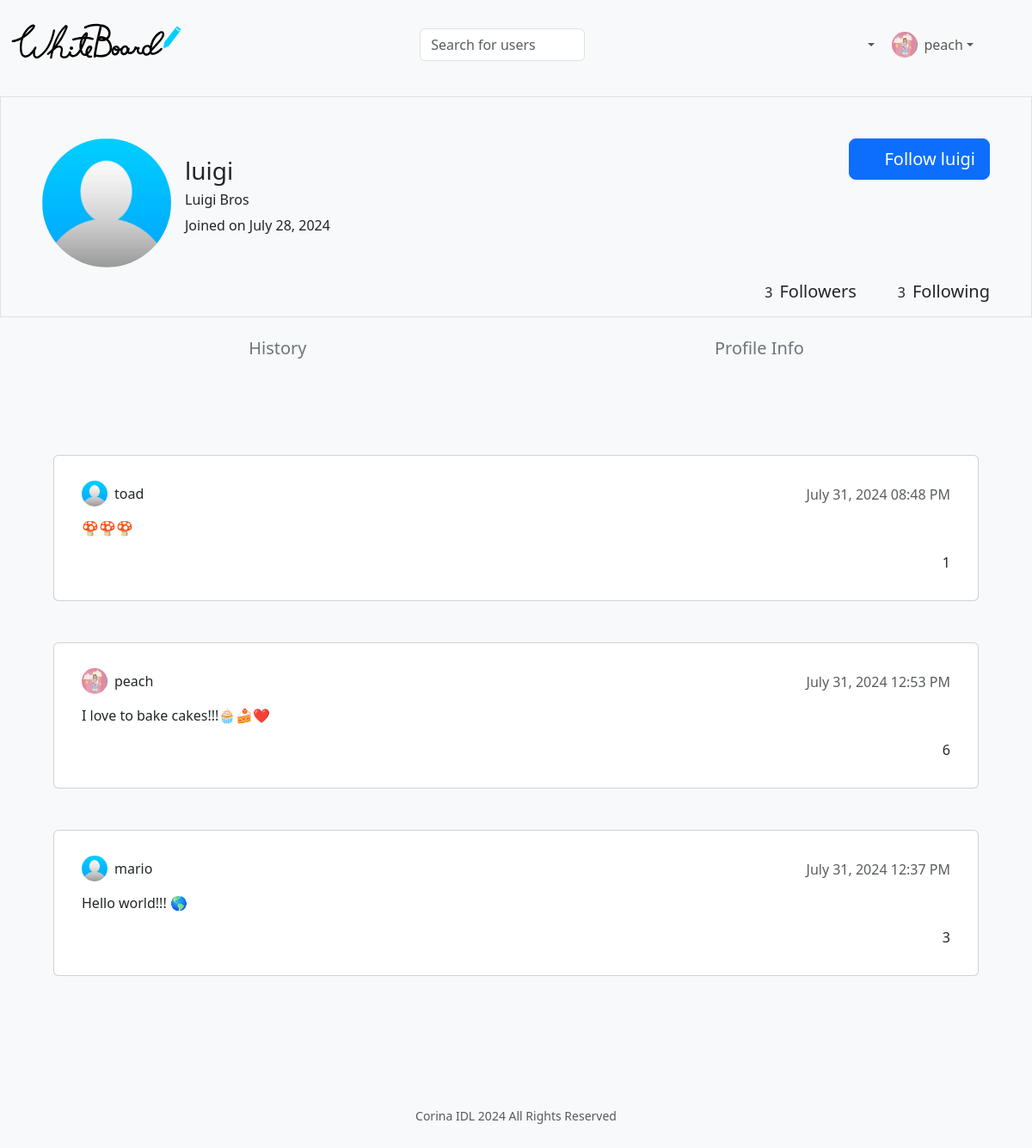
The app's page /favorites-luigi (signed in) with its own data.
### tables this page shows
CREATE TABLE users (
	id INTEGER PRIMARY KEY AUTOINCREMENT NOT NULL,
	name TEXT NOT NULL,
	email TEXT NOT NULL,
	pass TEXT NOT NULL,
	username TEXT NOT NULL
, workplace TEXT, location TEXT, studies TEXT, phone NUMERIC, image TEXT NOT NULL DEFAULT "avatar.jpg", joined NUMERIC NOT NULL DEFAULT "2024-07-28");

CREATE TABLE favorites (
	user_id INTEGER NOT NULL,
	message_id INTEGER NOT NULL,
	FOREIGN KEY (user_id) REFERENCES users (id),
	FOREIGN KEY (message_id) REFERENCES messages (id)
);

CREATE TABLE messages (
	id INTEGER PRIMARY KEY AUTOINCREMENT NOT NULL,
	user_id INTEGER NOT NULL,
	content TEXT NOT NULL,
	date NUMERIC NOT NULL,
	likes INTEGER NOT NULL DEFAULT 0,
	FOREIGN KEY (user_id) REFERENCES users (id)
);

### app.py (the view)
@app.route("/favorites-<username>")
@login_required
def favorites(username):
    path = "favorites-"+username
    if not username:
        return render_template("notfound.html")
    users = db.execute("SELECT * FROM users WHERE id = ?", session["user_id"])
    profile = db.execute("SELECT * FROM users WHERE username = ?", username)
    if not profile:
        return render_template("notfound.html")
    profile_id = profile[0]["id"]
    followers = db.execute("SELECT COUNT(follows) FROM followers JOIN users ON followers.follows = users.id WHERE users.username = ?", username)
    total_followers = followers[0]["COUNT(follows)"]
    following = db.execute("SELECT COUNT(user_id) FROM followers JOIN users ON followers.user_id = users.id WHERE users.username = ? AND followers.follows != ?", username, profile_id)
    total_following = following[0]["COUNT(user_id)"]
    favorites = db.execute("SELECT message_id, username, image, users.id AS id, content, likes, date FROM favorites, users, messages WHERE favorites.message_id = messages.id AND messages.user_id = users.id AND favorites.user_id = ? ORDER BY date DESC", profile_id)
    return render_template("favorites.html", path=path, users=users, profile=profile, followers=total_followers, following=total_following, favorites=favorites)

### templates/favorites.html (shortened to what this page needs)
{% extends "layout.html" %}
{% block header %}
    <header class="container-fluid pt-5 mt-3 px-5 border">
        <div id="profile-header" class="d-md-flex justify-content-between">
            <div class="d-lg-flex align-items-center justify-content-center gap-3">
                {% for row in profile %}
                    {% if row.session %}
                        <a href="#" type="button" data-bs-toggle="modal" data-bs-target="#modal-image">
                            <img src="../static/{{row.image}}" class="rounded-circle" height="150" width="150" alt="Avatar" loading="lazy" />
                        </a>
                        <div class="modal fade" id="modal-image" tabindex="-1" aria-labelledby="image-Label" aria-hidden="true">
                            <div class="modal-dialog">
                            <div class="modal-content">
                                <div class="modal-header">
                                <h1 class="modal-title fs-5" id="image-Label">change Profile Picture</h1>
                                <button type="button" class="btn-close" data-bs-dismiss="modal" aria-label="Close"></button>
                                </div>
                                <div class="modal-body">
                                {% for row in profile %}
                                    <div class="d-flex justify-content-center align-items-center">
                                        <img src="../static/{{row.image}}" alt="profile picture" width="200" height="200" loading="lazy">
                                    </div>
                                    <form class="onsubmit-disable" action="/image/{{ row.username }}" method="post" onkeyenter-click="#change-img-btn" enctype="multipart/form-data">
                                        <div class="mb-3">
                                            <label for="image" class="col-form-label">Select a photo</label>
                                            <input type="file" class="form-control" name="image" accept="image/png, image/jpg">
                                        </div>
                                        <div class="modal-footer">
                                            <button type="button" class="btn btn-secondary" data-bs-dismiss="modal">Discard</button>
                                            <button id="change-img-btn" type="submit" class="btn btn-primary">Save changes</button>
                                        </div>
                                    </form>
                                {% endfor %}
                                </div>
                            </div>
                            </div>
                        </div>
                    {% else %}
                        <img src="../static/{{row.image}}" class="rounded-circle" height="150" width="150" alt="Avatar" loading="lazy" />
                    {% endif %}
                    <div>
                        <a href="/profile-{{ row.username }}">
                            <h3 class="text-dark">{{ row.username }}</h3>
                            <h6 class="text-dark">{{ row.name }}</h6>
                        </a>
                        <p>Joined on {{ row.joined | format_date }}</p>
                    </div>
                {% endfor %}
            </div>
            <div>
                {% for row in profile %}
                    {% if row.session %}
                        <button type="button" class="btn btn-primary btn-lg btn-block" data-bs-toggle="modal" data-bs-target="#modal-edit-profile">
                            <svg xmlns="http://www.w3.org/2000/svg" width="24" height="24" viewBox="0 0 24 24" style="fill: rgba(255, 255, 255, 1);"><path d="M8.707 19.707 18 10.414 13.586 6l-9.293 9.293a1.003 1.003 0 0 0-.263.464L3 21l5.242-1.03c.176-.044.337-.135.465-.263zM21 7.414a2 2 0 0 0 0-2.828L19.414 3a2 2 0 0 0-2.828 0L15 4.586 19.414 9 21 7.414z"></path></svg>
                            Edit
                        </button>
                        <div class="modal fade modal-lg" id="modal-edit-profile" tabindex="-1" aria-labelledby="edit-profile-Label" aria-hidden="true">
                            <div class="modal-dialog">
                            <div class="modal-content">
                                <div class="modal-header">
                                <h1 class="modal-title fs-5" id="edit-profile-Label">Edit Profile</h1>
                                <button type="button" class="btn-close" data-bs-dismiss="modal" aria-label="Close"></button>
                                </div>
                                <div class="modal-body">
                                {% for row in profile %}
                                    <form class="onsubmit-disable" action="/edit-profile/{{ row.username }}" method="post" onkeyenter-click="#edit-profile-btn">
                                        <div class="mb-3">
                                            <label for="workplace" class="col-form-label">Workplace:</label>
                                            <input type="text" class="form-control" name="workplace" placeholder="Your workplace" value="{{ row.workplace }}">
                                            </div>
                                            <div class="mb-3">
                                            <label for="location" class="col-form-label">Where you live:</label>
                                            <input type="text" class="form-control" name="location" placeholder="Enter your location" value="{{ row.location }}">
                                            </div>
                                            <div class="mb-3">
                                            <label for="studies" class="col-form-label">Education:</label>
                                            <input type="text" class="form-control" name="studies" placeholder="Your studies" value="{{ row.studies }}">
                                            </div>
                                            <div class="mb-3">
                                            <label for="phone" class="col-form-label">Phone:</label>
                                            <input type="tel" class="form-control" name="phone" placeholder="Your phone number" value="{{ row.phone }}">
                                        </div>
                                        <div class="modal-footer">
                                            <button type="button" class="btn btn-secondary" data-bs-dismiss="modal">Discard</button>
                                            <button id="edit-profile-btn" type="submit" class="btn btn-primary">Save changes</button>
                                        </div>
                                    </form>
                                {% endfor %}
                                </div>
                            </div>
                            </div>
                        </div>
                    {% else %}
                        {% if row.following %}
                            <a href="/unfollow/{{row.username}}/{{row.id}}" class="btn btn-danger btn-lg btn-block">Unfollow {{ row.username }}</a>
                        {% else %}
                            <a href="/follow/{{row.username}}/{{row.id}}" class="btn btn-primary btn-lg btn-block d-flex align-items-center"><box-icon name='plus' color="#ffffff"></box-icon> Follow {{ row.username }}</a>
                        {% endif %}
                    {% endif %}
                {% endfor %}
            </div>
        </div>
        <div id="profile-header_followers-container" class="d-flex gap-5 mt-3">
            <div class="container d-none d-md-block"></div>
            <div class="d-flex align-items-baseline gap-2">
                <p>{{ followers }}</p>
                <h5>Followers</h5>
            </div>
            <div class="d-flex align-items-baseline gap-2">
                <p>{{ following }}</p>
                <h5>Following</h5>
            </div>
        </div>
    </header>
    <div class="container-fluid pb-5 mt-4 px-5 d-flex justify-content-lg-around justify-content-center flex-wrap gap-3">
        {% for row in profile %}
            {% if row.session %}
                <a href="/favorites-{{row.username}}" class="d-flex text-secondary profile-link">
                    <box-icon name='heart' color="#6c757d"></box-icon>
                    <h5>Favorites</h5>
                </a>
                <a href="/history-{{row.username}}" class="d-flex text-secondary profile-link">
                    <box-icon name='notepad' color="#6c757d"></box-icon>
                    <h5>History</h5>
                </a>
                <a href="/info-{{row.username}}" class="d-flex text-secondary profile-link">
                    <box-icon name='user' color="#6c757d"></box-icon>
                    <h5>Profile Info</h5>
                </a>
            {% else %}
                <a href="/history-{{row.username}}" class="d-flex text-secondary profile-link">
                    <box-icon name='notepad' color="#6c757d"></box-icon>
                    <h5>History</h5>
                </a>
                <a href="/info-{{row.username}}" class="d-flex text-secondary profile-link">
                    <box-icon name='user' color="#6c757d"></box-icon>
                    <h5>Profile Info</h5>
                </a>
            {% endif %}
        {% endfor %}
    </div>
{% endblock %}
{% block main %}
    <main class="container">
        <div class="d-flex pb-5">
            <div class="flex-grow-1 p-2">
                <div class="message-board">
                    {% if favorites %}
                        {% for row in favorites%}
                            <div class="card mb-5">
                                <div class="card-body mx-3">
                                    <div class="d-flex align-items-center justify-content-between">
                                        <a class="nav-link d-flex align-items-center" href="/profile-{{row.username}}">
                                            <img src="../static/{{row.image}}" class="rounded-circle" height="30" width="30" alt="Avatar" loading="lazy" />
                                            <p class="mt-3 ms-2">{{ row.username }}</p>
                                        </a>
                                        <h6 class="card-subtitle mt-1 text-body-secondary">{{ row.date | format_date }}</h6>
                                    </div>
                                    <p class="card-text">{{ row.content }}</p>
                                    <div class="d-flex justify-content-end gap-2">
                                        <a href="/liked/{{path}}/{{row.message_id}}/{{row.id}}"><box-icon name='heart'></box-icon></a>
                                        <p>{{ row.likes }}</p>
                                    </div>
                                </div>
                            </div>
                        {% endfor %}
                    {% else %}
                        <div class="card mb-5">
                            <div class="card-body mx-3">
                                <h5>No favorites to show.</h5>
                            </div>
                        </div>
                    {% endif %}
                </div>
            </div>
        </div>
    </main>
{% endblock %}
{% block footer %}
    <footer class="mb-5">
        <p class="mb-3 small text-center text-muted">
            Corina IDL <span id="date"></span> All Rights Reserved
        </p>
    </footer>
{% endblock %}

### templates/layout.html (shortened to what this page needs)
<!DOCTYPE html>
<html lang="en">
<head>
    <link href="https://cdn.jsdelivr.net/npm/bootstrap@5.3.3/dist/css/bootstrap.min.css" rel="stylesheet">
    <link rel="stylesheet" href="../static/styles.css">
</head>
<body class="bg-light">
    <nav class="bg-light navbar navbar-expand-md navbar-light sticky-top">
        <div class="container-fluid">
            <a class="navbar-brand" href="/">
                <img src="../static/whiteboard-logo.svg" alt="WhiteBoard logo" width="200" loading="lazy">
            </a>
            <div class="collapse navbar-collapse" id="navbar">
                {% if session["user_id"] %}
                    <div class="container-lg mt-2">
                        <form action="/search" class="d-flex align-items-center" role="search">
                            <input class="form-control me-2" type="search" placeholder="Search for users" aria-label="Search" name="user" autocomplete="off">
                            <button class="search-btn" type="submit">
                                <box-icon name='search'></box-icon>
                            </button>
                        </form>
                    </div>
                    <ul class="navbar-nav ms-auto mt-2 d-md-flex align-items-md-center">
                        <li class="nav-item dropdown me-1">
                            <a href="#" class="nav-link dropdown-toggle d-flex align-items-center" data-bs-toggle="dropdown" data-bs-auto-close="outside" aria-expanded="false">
                                <box-icon name='heart'></box-icon>
                            </a>
                        </li>
                        <li class="nav-item dropdown me-lg-5">
                            {% for user in users %}
                                <a class="nav-link dropdown-toggle d-flex align-items-center" href="#" data-bs-toggle="dropdown" aria-expanded="false" data-bs-auto-close="outside">
                                    <img src="../static/{{ user.image }}" class="rounded-circle" height="30" width="30" alt="Avatar" loading="lazy" />
                                    <p class="mt-3 ms-2">{{ user.username }}</p>
                                </a>
                            {% endfor %}
                        </li>
                    </ul>
                {% endif %}
            </div>
        </div>
    </nav>
    {% block header %}{% endblock %}
    <main class="container py-5">
        {% block main %}{% endblock %}
    </main>
    {% block footer %}{% endblock %}
</body>
</html>

### records on screen
users: image (picture), username "peach"
users: image (placeholder picture), username "luigi", name "Luigi Bros", joined "July 28, 2024"
favorites: image (placeholder picture), username "toad", date "July 31, 2024 08:48 PM", content "🍄🍄🍄", likes "1"
favorites: image (picture), username "peach", date "July 31, 2024 12:53 PM", content "I love to bake cakes!!!🧁🍰❤️", likes "6"
favorites: image (placeholder picture), username "mario", date "July 31, 2024 12:37 PM", content "Hello world!!! 🌎", likes "3"

### other values on screen
{{ followers }} "3"
{{ following }} "3"
